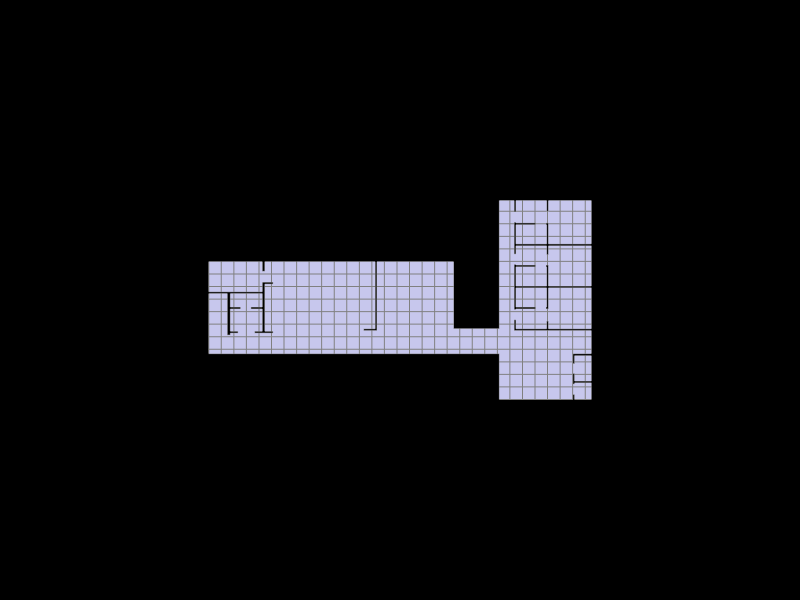

The notebook cell this image was saved under:
### Code cell
Topology.Show(floor_face, grid2,
              camera=[0, 0, 6],
              faceColor=[210, 210, 250],
              faceOpacity=1,
              edgeColor="grey",
              edgeWidth=2,
              showVertices=False,
              backgroundColor="black",
              width=800, height=600,
              renderer=renderer)

### Figure 1 — Plotly figure (JSON) as saved in the notebook; plotly's stock layout.template omitted (floating-point values rounded to 4 significant figures; data arrays with more than 128 entries replaced by an {"elided": "..."} marker saying what was removed)
{"data": [{"hoverinfo": "text", "legendgroup": "2", "legendrank": 2, "line": {"color": "grey", "dash": "solid", "width": 2}, "marker": {"size": 0}, "mode": "lines", "name": "1: Untitled (Edges)", "showlegend": false, "text": "", "type": "scatter3d", "x": {"elided": "408 float values"}, "y": {"elided": "408 float values"}, "z": {"elided": "408 int values"}}, {"cmax": 1, "cmin": 0, "color": "#D2D2FA", "colorscale": [[0, "#440154"], [0.1111, "#482878"], [0.2222, "#3e4989"], [0.3333, "#31688e"], [0.4444, "#26828e"], [0.5556, "#1f9e89"], [0.6667, "#35b779"], [0.7778, "#6ece58"], [0.8889, "#b5de2b"], [1, "#fde725"]], "flatshading": true, "hoverinfo": "text", "hovertext": "", "i": {"elided": "134 int values"}, "j": {"elided": "134 int values"}, "k": {"elided": "134 int values"}, "legendgroup": "3", "legendrank": 3, "lighting": {"facenormalsepsilon": 0}, "name": "1: Untitled (Faces)", "opacity": 1, "showlegend": false, "showscale": false, "text": "", "type": "mesh3d", "x": {"elided": "136 float values"}, "y": {"elided": "136 float values"}, "z": {"elided": "136 int values"}}, {"hoverinfo": "text", "legendgroup": "6", "legendrank": 6, "line": {"color": "grey", "dash": "solid", "width": 2}, "marker": {"size": 0}, "mode": "lines", "name": "2: Untitled (Edges)", "showlegend": false, "text": "", "type": "scatter3d", "x": {"elided": "357 float values"}, "y": {"elided": "357 float values"}, "z": {"elided": "357 int values"}}], "layout": {"autosize": true, "height": 600, "margin": {"b": 40, "l": 40, "r": 40, "t": 40}, "paper_bgcolor": "#000000", "plot_bgcolor": "#000000", "scene": {"aspectmode": "data", "camera": {"center": {"x": 0, "y": 0, "z": 0}, "eye": {"x": 0, "y": 0, "z": 6}, "projection": {"type": "perspective"}, "up": {"x": 0, "y": 1, "z": 0}}, "xaxis": {"visible": false}, "yaxis": {"visible": false}, "zaxis": {"visible": false}}, "showlegend": true, "width": 800, "xaxis": {"showgrid": false, "visible": false, "zeroline": false}, "yaxis": {"showgrid": false, "visible": false, "zeroline": false}}}
